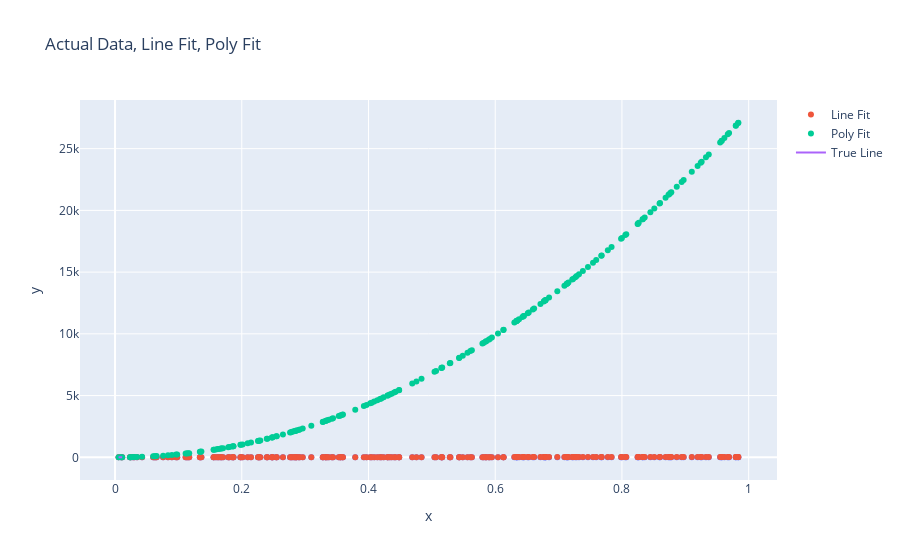

Notebook code for this chart:
### Code cell
X_all = df[["x"]]
y_all = df["y"]

# predict the models on all data
y_pred_line_all = model_line.predict(X_all)
y_pred_poly_all = model_poly.predict(poly.transform(X_all))

# plot the predictions
fig = px.scatter(df, "x", "y", title="Actual Data, Line Fit, Poly Fit")
fig.add_trace(go.Scatter(x=df["x"], y=y_pred_line_all.flatten(), mode='markers', name='Line Fit'))
fig.add_trace(go.Scatter(x=df["x"], y=y_pred_poly_all.flatten(), mode='markers', name='Poly Fit'))
fig.add_trace(go.Scatter(x=x_vals.flatten(), y=theta_0_true + theta_1_true * x_vals.flatten(), mode='lines', name='True Line'))

fig.show()

### Figure 1 — Plotly figure (JSON) as saved in the notebook; plotly's stock layout.template omitted (floating-point values rounded to 4 significant figures; data arrays with more than 128 entries replaced by an {"elided": "..."} marker saying what was removed)
{"data": [{"hovertemplate": "x=%{x}<br>y=%{y}<extra></extra>", "legendgroup": "", "marker": {"color": "#636efa", "symbol": "circle"}, "mode": "markers", "name": "", "orientation": "v", "showlegend": false, "type": "scatter", "x": {"elided": "200 float values"}, "xaxis": "x", "y": {"elided": "200 float values"}, "yaxis": "y"}, {"mode": "markers", "name": "Line Fit", "type": "scatter", "x": {"elided": "200 float values"}, "y": {"elided": "200 float values"}}, {"mode": "markers", "name": "Poly Fit", "type": "scatter", "x": {"elided": "200 float values"}, "y": {"elided": "200 float values"}}, {"mode": "lines", "name": "True Line", "type": "scatter", "x": [0.005613, 0.00567, 0.005727, 0.005784, 0.005841, 0.005898, 0.005956, 0.006013, 0.00607, 0.006127, 0.006184, 0.006241, 0.006298, 0.006355, 0.006412, 0.006469, 0.006527, 0.006584, 0.006641, 0.006698, 0.006755, 0.006812, 0.006869, 0.006926, 0.006983, 0.00704, 0.007097, 0.007155, 0.007212, 0.007269, 0.007326, 0.007383, 0.00744, 0.007497, 0.007554, 0.007611, 0.007668, 0.007725, 0.007783, 0.00784, 0.007897, 0.007954, 0.008011, 0.008068, 0.008125, 0.008182, 0.008239, 0.008296, 0.008354, 0.008411, 0.008468, 0.008525, 0.008582, 0.008639, 0.008696, 0.008753, 0.00881, 0.008867, 0.008924, 0.008982, 0.009039, 0.009096, 0.009153, 0.00921, 0.009267, 0.009324, 0.009381, 0.009438, 0.009495, 0.009553, 0.00961, 0.009667, 0.009724, 0.009781, 0.009838, 0.009895, 0.009952, 0.01001, 0.01007, 0.01012, 0.01018, 0.01024, 0.01029, 0.01035, 0.01041, 0.01047, 0.01052, 0.01058, 0.01064, 0.01069, 0.01075, 0.01081, 0.01087, 0.01092, 0.01098, 0.01104, 0.01109, 0.01115, 0.01121, 0.01127], "y": [4.017, 4.017, 4.017, 4.017, 4.018, 4.018, 4.018, 4.018, 4.018, 4.018, 4.019, 4.019, 4.019, 4.019, 4.019, 4.019, 4.02, 4.02, 4.02, 4.02, 4.02, 4.02, 4.021, 4.021, 4.021, 4.021, 4.021, 4.021, 4.022, 4.022, 4.022, 4.022, 4.022, 4.022, 4.023, 4.023, 4.023, 4.023, 4.023, 4.024, 4.024, 4.024, 4.024, 4.024, 4.024, 4.025, 4.025, 4.025, 4.025, 4.025, 4.025, 4.026, 4.026, 4.026, 4.026, 4.026, 4.026, 4.027, 4.027, 4.027, 4.027, 4.027, 4.027, 4.028, 4.028, 4.028, 4.028, 4.028, 4.028, 4.029, 4.029, 4.029, 4.029, 4.029, 4.03, 4.03, 4.03, 4.03, 4.03, 4.03, 4.031, 4.031, 4.031, 4.031, 4.031, 4.031, 4.032, 4.032, 4.032, 4.032, 4.032, 4.032, 4.033, 4.033, 4.033, 4.033, 4.033, 4.033, 4.034, 4.034]}], "layout": {"legend": {"tracegroupgap": 0}, "title": {"text": "Actual Data, Line Fit, Poly Fit"}, "xaxis": {"anchor": "y", "domain": [0, 1], "title": {"text": "x"}}, "yaxis": {"anchor": "x", "domain": [0, 1], "title": {"text": "y"}}}}
